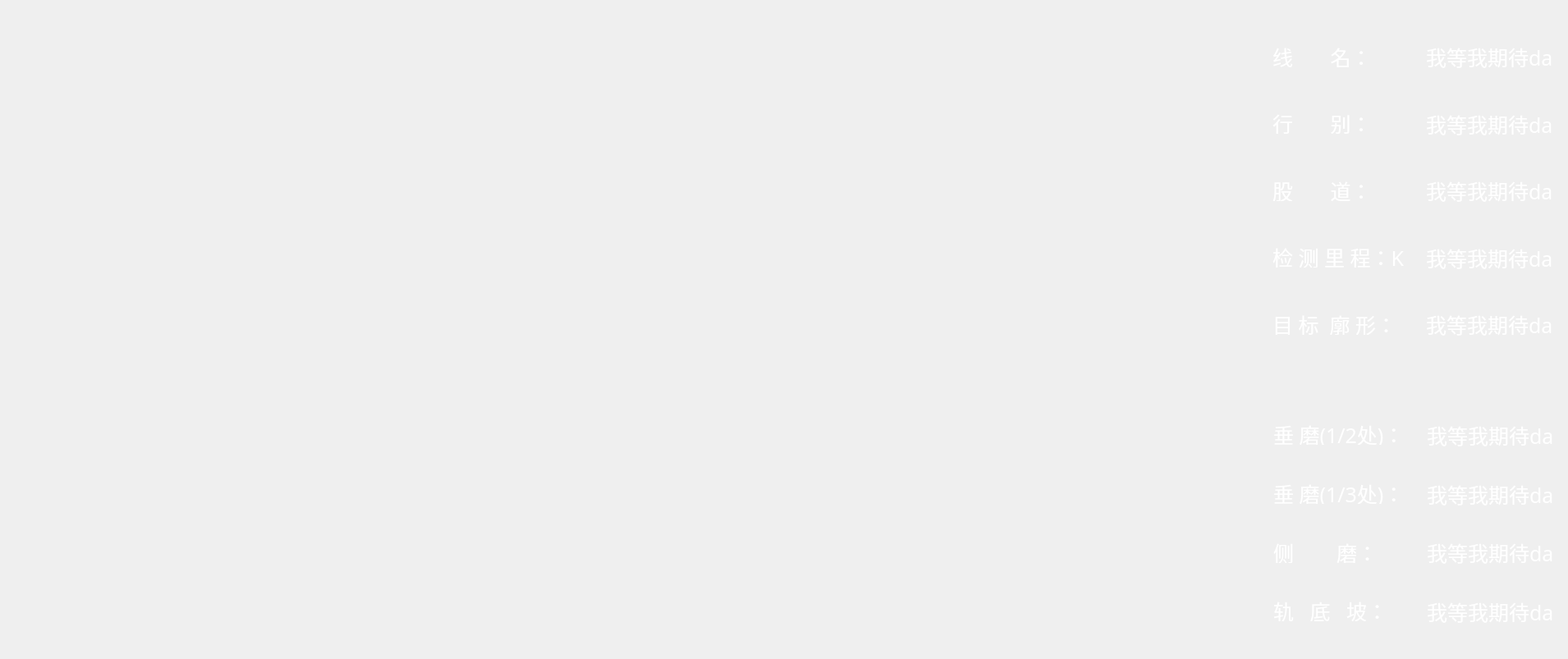
            <widget class="QWidget" name="abraAnalysisInterface">
             <widget class="QCustomPlot" name="qCustomPlot2" native="true">
              <property name="geometry">
               <rect>
                <x>20</x>
                <y>63</y>
                <width>1421</width>
                <height>731</height>
               </rect>
              </property>
              <property name="minimumSize">
               <size>
                <width>1241</width>
                <height>650</height>
               </size>
              </property>
              <property name="styleSheet">
               <string notr="true"/>
              </property>
             </widget>
             <widget class="QWidget" name="layoutWidget">
              <property name="geometry">
               <rect>
                <x>1550</x>
                <y>32</y>
                <width>351</width>
                <height>401</height>
               </rect>
              </property>
              <layout class="QVBoxLayout" name="verticalLayout_7">
               <item>
                <layout class="QHBoxLayout" name="horizontalLayout_56">
                 <item>
                  <widget class="QLabel" name="label_21">
                   <property name="minimumSize">
                    <size>
                     <width>181</width>
                     <height>25</height>
                    </size>
                   </property>
                   <property name="maximumSize">
                    <size>
                     <width>181</width>
                     <height>25</height>
                    </size>
                   </property>
                   <property name="font">
                    <font>
                     <family>黑体</family>
                     <pointsize>19</pointsize>
                    </font>
                   </property>
                   <property name="styleSheet">
                    <string notr="true">color: rgb(255, 255, 255);</string>
                   </property>
                   <property name="text">
                    <string>线       名：</string>
                   </property>
                  </widget>
                 </item>
                 <item>
                  <widget class="QLabel" name="lineName_2">
                   <property name="font">
                    <font>
                     <family>黑体</family>
                     <pointsize>19</pointsize>
                    </font>
                   </property>
                   <property name="styleSheet">
                    <string notr="true">color: rgb(255, 255, 255);</string>
                   </property>
                   <property name="text">
                    <string>我等我期待da</string>
                   </property>
                  </widget>
                 </item>
                </layout>
               </item>
               <item>
                <layout class="QHBoxLayout" name="horizontalLayout_28">
                 <item>
                  <widget class="QLabel" name="typeTitle">
                   <property name="minimumSize">
                    <size>
                     <width>181</width>
                     <height>25</height>
                    </size>
                   </property>
                   <property name="maximumSize">
                    <size>
                     <width>181</width>
                     <height>25</height>
                    </size>
                   </property>
                   <property name="font">
                    <font>
                     <family>黑体</family>
                     <pointsize>19</pointsize>
                    </font>
                   </property>
                   <property name="styleSheet">
                    <string notr="true">color: rgb(255, 255, 255);</string>
                   </property>
                   <property name="text">
                    <string>行       别：</string>
                   </property>
                  </widget>
                 </item>
                 <item>
                  <widget class="QLabel" name="typeName">
                   <property name="font">
                    <font>
                     <family>黑体</family>
                     <pointsize>19</pointsize>
                    </font>
                   </property>
                   <property name="styleSheet">
                    <string notr="true">color: rgb(255, 255, 255);</string>
                   </property>
                   <property name="text">
                    <string>我等我期待da</string>
                   </property>
                  </widget>
                 </item>
                </layout>
               </item>
               <item>
                <layout class="QHBoxLayout" name="horizontalLayout_29">
                 <item>
                  <widget class="QLabel" name="label_26">
                   <property name="minimumSize">
                    <size>
                     <width>181</width>
                     <height>25</height>
                    </size>
                   </property>
                   <property name="maximumSize">
                    <size>
                     <width>181</width>
                     <height>25</height>
                    </size>
                   </property>
                   <property name="font">
                    <font>
                     <family>黑体</family>
                     <pointsize>19</pointsize>
                    </font>
                   </property>
                   <property name="styleSheet">
                    <string notr="true">color: rgb(255, 255, 255);</string>
                   </property>
                   <property name="text">
                    <string>股       道：</string>
                   </property>
                  </widget>
                 </item>
                 <item>
                  <widget class="QLabel" name="trackName">
                   <property name="font">
                    <font>
                     <family>黑体</family>
                     <pointsize>19</pointsize>
                    </font>
                   </property>
                   <property name="styleSheet">
                    <string notr="true">color: rgb(255, 255, 255);</string>
                   </property>
                   <property name="text">
                    <string>我等我期待da</string>
                   </property>
                  </widget>
                 </item>
                </layout>
               </item>
               <item>
                <layout class="QHBoxLayout" name="horizontalLayout_32">
                 <item>
                  <widget class="QLabel" name="label_30">
                   <property name="minimumSize">
                    <size>
                     <width>181</width>
                     <height>25</height>
                    </size>
                   </property>
                   <property name="maximumSize">
                    <size>
                     <width>181</width>
                     <height>25</height>
                    </size>
                   </property>
                   <property name="font">
                    <font>
                     <family>黑体</family>
                     <pointsize>19</pointsize>
                    </font>
                   </property>
                   <property name="styleSheet">
                    <string notr="true">color: rgb(255, 255, 255);</string>
                   </property>
                   <property name="text">
                    <string>检 测 里 程：K</string>
                   </property>
                  </widget>
                 </item>
                 <item>
                  <widget class="QLabel" name="mileageName">
                   <property name="font">
                    <font>
                     <family>黑体</family>
                     <pointsize>19</pointsize>
                    </font>
                   </property>
                   <property name="styleSheet">
                    <string notr="true">color: rgb(255, 255, 255);</string>
                   </property>
                   <property name="text">
                    <string>我等我期待da</string>
                   </property>
                  </widget>
                 </item>
                </layout>
               </item>
               <item>
                <layout class="QHBoxLayout" name="horizontalLayout_33">
                 <item>
                  <widget class="QLabel" name="label_33">
                   <property name="minimumSize">
                    <size>
                     <width>181</width>
                     <height>25</height>
                    </size>
                   </property>
                   <property name="maximumSize">
                    <size>
                     <width>181</width>
                     <height>25</height>
                    </size>
                   </property>
                   <property name="font">
                    <font>
                     <family>黑体</family>
                     <pointsize>19</pointsize>
                    </font>
                   </property>
                   <property name="styleSheet">
                    <string notr="true">color: rgb(255, 255, 255);</string>
                   </property>
                   <property name="text">
                    <string>目 标  廓 形：</string>
                   </property>
                  </widget>
                 </item>
                 <item>
                  <widget class="QLabel" name="target_oversizeName">
                   <property name="font">
                    <font>
                     <family>黑体</family>
                     <pointsize>19</pointsize>
                    </font>
                   </property>
                   <property name="styleSheet">
                    <string notr="true">color: rgb(255, 255, 255);</string>
                   </property>
                   <property name="text">
                    <string>我等我期待da</string>
                   </property>
                  </widget>
                 </item>
                </layout>
               </item>
              </layout>
             </widget>
             <widget class="QWidget" name="layoutWidget">
              <property name="geometry">
               <rect>
                <x>1551</x>
                <y>497</y>
                <width>347</width>
                <height>281</height>
               </rect>
              </property>
              <layout class="QGridLayout" name="gridLayout_4">
               <item row="0" column="0">
                <layout class="QHBoxLayout" name="horizontalLayout_34">
                 <item>
                  <widget class="QLabel" name="label_35">
                   <property name="minimumSize">
                    <size>
                     <width>181</width>
                     <height>25</height>
                    </size>
                   </property>
                   <property name="maximumSize">
                    <size>
                     <width>181</width>
                     <height>25</height>
                    </size>
                   </property>
                   <property name="font">
                    <font>
                     <family>黑体</family>
                     <pointsize>19</pointsize>
                    </font>
                   </property>
                   <property name="styleSheet">
                    <string notr="true">color: rgb(255, 255, 255);</string>
                   </property>
                   <property name="text">
                    <string>垂 磨(1/2处)：</string>
                   </property>
                  </widget>
                 </item>
                 <item>
                  <widget class="QLabel" name="Lab_verticalHalfWear2">
                   <property name="font">
                    <font>
                     <family>黑体</family>
                     <pointsize>19</pointsize>
                    </font>
                   </property>
                   <property name="styleSheet">
                    <string notr="true">color: rgb(255, 255, 255);</string>
                   </property>
                   <property name="text">
                    <string>我等我期待da</string>
                   </property>
                  </widget>
                 </item>
                </layout>
               </item>
               <item row="1" column="0">
                <layout class="QHBoxLayout" name="horizontalLayout_35">
                 <item>
                  <widget class="QLabel" name="label_37">
                   <property name="minimumSize">
                    <size>
                     <width>181</width>
                     <height>25</height>
                    </size>
                   </property>
                   <property name="maximumSize">
                    <size>
                     <width>181</width>
                     <height>25</height>
                    </size>
                   </property>
                   <property name="font">
                    <font>
                     <family>黑体</family>
                     <pointsize>19</pointsize>
                    </font>
                   </property>
                   <property name="styleSheet">
                    <string notr="true">color: rgb(255, 255, 255);</string>
                   </property>
                   <property name="text">
                    <string>垂 磨(1/3处)：</string>
                   </property>
                  </widget>
                 </item>
                 <item>
                  <widget class="QLabel" name="Lab_verticalThirdsWear">
                   <property name="font">
                    <font>
                     <family>黑体</family>
                     <pointsize>19</pointsize>
                    </font>
                   </property>
                   <property name="styleSheet">
                    <string notr="true">color: rgb(255, 255, 255);</string>
                   </property>
                   <property name="text">
                    <string>我等我期待da</string>
                   </property>
                  </widget>
                 </item>
                </layout>
               </item>
               <item row="2" column="0">
                <layout class="QHBoxLayout" name="horizontalLayout_36">
                 <item>
                  <widget class="QLabel" name="label_39">
                   <property name="minimumSize">
                    <size>
                     <width>181</width>
                     <height>25</height>
                    </size>
                   </property>
                   <property name="maximumSize">
                    <size>
                     <width>181</width>
                     <height>25</height>
                    </size>
                   </property>
                   <property name="font">
                    <font>
                     <family>黑体</family>
                     <pointsize>19</pointsize>
                    </font>
                   </property>
                   <property name="styleSheet">
                    <string notr="true">color: rgb(255, 255, 255);</string>
                   </property>
                   <property name="text">
                    <string>侧        磨：</string>
                   </property>
                  </widget>
                 </item>
                 <item>
                  <widget class="QLabel" name="Lab_horizontalWear2">
                   <property name="font">
                    <font>
                     <family>黑体</family>
                     <pointsize>19</pointsize>
                    </font>
                   </property>
                   <property name="styleSheet">
                    <string notr="true">color: rgb(255, 255, 255);</string>
                   </property>
                   <property name="text">
                    <string>我等我期待da</string>
                   </property>
                  </widget>
                 </item>
                </layout>
               </item>
               <item row="3" column="0">
                <layout class="QHBoxLayout" name="horizontalLayout_79">
                 <item>
                  <widget class="QLabel" name="label_49">
                   <property name="minimumSize">
                    <size>
                     <width>181</width>
                     <height>25</height>
                    </size>
                   </property>
                   <property name="maximumSize">
                    <size>
                     <width>181</width>
                     <height>25</height>
                    </size>
                   </property>
                   <property name="font">
                    <font>
                     <family>黑体</family>
                     <pointsize>19</pointsize>
                    </font>
                   </property>
                   <property name="styleSheet">
                    <string notr="true">color: rgb(255, 255, 255);</string>
                   </property>
                   <property name="text">
                    <string>轨   底   坡：</string>
                   </property>
                  </widget>
                 </item>
                 <item>
                  <widget class="QLabel" name="Lab_railCantValue1">
                   <property name="font">
                    <font>
                     <family>黑体</family>
                     <pointsize>19</pointsize>
                    </font>
                   </property>
                   <property name="styleSheet">
                    <string notr="true">color: rgb(255, 255, 255);</string>
                   </property>
                   <property name="text">
                    <string>我等我期待da</string>
                   </property>
                  </widget>
                 </item>
                </layout>
               </item>
              </layout>
             </widget>
            </widget>
